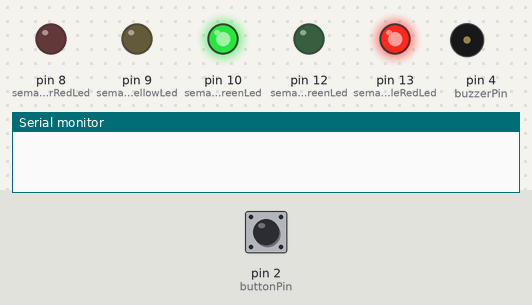
Bench run of a sketch on a simulated Arduino Uno, built with avr-gcc and run on an emulated ATmega328P. Parts: output pins drawn as LEDs (lit = HIGH), buzzer (waves = sounding), the last lines printed to the serial monitor. The test bench sets the inputs (shaded band); at power-on: pin 2 (buttonPin) HIGH.

Above: at 1.2 s.
1.3 s: pin 2 (buttonPin) pulled LOW for 0.15 s
At 10.6 s:
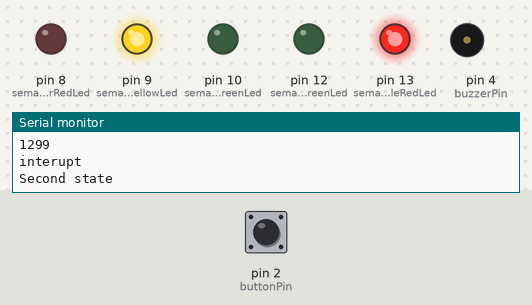
At 12.9 s:
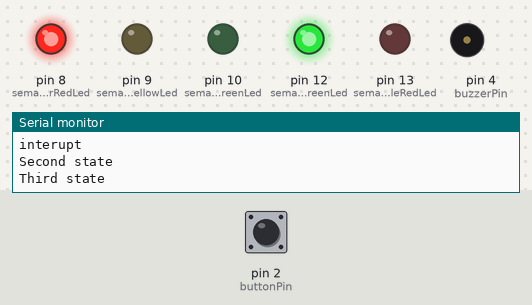
Timing chart, 0 to 13.8 s (numbered marks = the images above; inputs shaded):
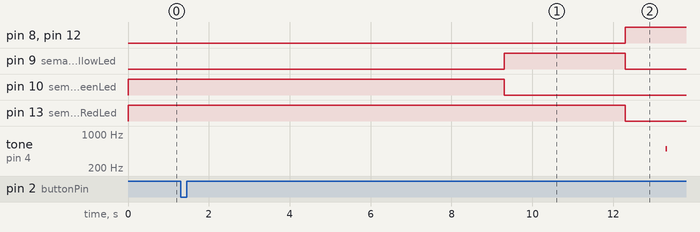

The sketch:

Homework2.ino
```cpp
const int buttonPin = 2;
byte buttonState = HIGH;
int buttonReading;

const int semaphoreCarRedLed = 8;
const int semaphoreCarYellowLed = 9;
const int semaphoreCarGreenLed = 10;
byte stateCarRedLed = LOW;
byte stateCarYellowLed = LOW;
byte stateCarGreenLed = LOW;

const int semaphorePeopleRedLed = 13;
const int semaphorePeopleGreenLed = 12;
byte statePeopleRedLed = LOW;
byte statePeopleGreenLed = LOW;

const int buzzerPin = 4;

unsigned long lastDebounceTime = 0;
unsigned long debounceDelay = 50;

int currentState = 0;
unsigned long timer = 0;
const unsigned long timeState1 = 8000;
const unsigned long timeState2 = 3000;
const unsigned long timeState3 = 8000;
const unsigned long timeState4 = 4000;

bool firstInState3 = true;
bool firstInState4 = true;

byte soundBeat = LOW;
unsigned long buzzingTime = 0;
const int buzzerInterval = 500;
const int buzzerFrequency = 500;
const int fastBuzzerFrequency = 1000;
const int buzzingDuration = 30;

byte blinkState = LOW;
unsigned long previousBlink = 0;
unsigned int blinkInterval = 125;

void changeLedStates(){
  digitalWrite(semaphoreCarRedLed, stateCarRedLed);
  digitalWrite(semaphoreCarYellowLed, stateCarYellowLed);
  digitalWrite(semaphoreCarGreenLed, stateCarGreenLed);

  digitalWrite(semaphorePeopleRedLed, statePeopleRedLed);
  digitalWrite(semaphorePeopleGreenLed, statePeopleGreenLed);
}
// State one
// green for cars
// red for people
// no sound
void firstState(){
  noTone(buzzerPin);
  statePeopleRedLed = HIGH;
  stateCarGreenLed = HIGH;

  stateCarRedLed = LOW;
  stateCarYellowLed = LOW;
  statePeopleGreenLed = LOW;
  changeLedStates();

}
// State two
// yelow for Cars
// red for People
// no sound
void secondState(){
  stateCarYellowLed = HIGH;
  stateCarGreenLed = LOW;
  changeLedStates();

}
// state three
// red for Cars
// green for People
// sound playing
void thirdState(){
  if(firstInState3 == true){
    buzzingTime = millis();
    soundBeat = LOW;
    firstInState3 = false;
  }
  stateCarYellowLed = LOW;
  stateCarRedLed = HIGH;
  statePeopleGreenLed = HIGH;
  statePeopleRedLed = LOW;
  changeLedStates();

  if(millis() - buzzingTime >= buzzerInterval){
  	buzzingTime = millis();
    soundBeat = !soundBeat;
    if(soundBeat == LOW)
      tone(buzzerPin, buzzerFrequency, buzzingDuration);
    else
     noTone(buzzerPin);
  }
}
// state four
// red for Cars
// blinking green for People
// sound at fastBuzzerFrequency hz
void fourthState(){
  if(firstInState4 == true)
  {
    previousBlink = millis();
    firstInState4 = false;
  }
  if(millis() - previousBlink >= blinkInterval){
  	previousBlink = millis();
    blinkState = !blinkState;
    tone(buzzerPin, fastBuzzerFrequency * blinkState, buzzingDuration);
  }
  digitalWrite(semaphorePeopleGreenLed, blinkState);
}

void setup() {
  pinMode(semaphoreCarRedLed, OUTPUT);
  pinMode(semaphoreCarYellowLed, OUTPUT);
  pinMode(semaphoreCarGreenLed, OUTPUT);

  pinMode(semaphorePeopleRedLed, OUTPUT);
  pinMode(semaphorePeopleGreenLed, OUTPUT);

  pinMode(buttonPin, INPUT_PULLUP);

  attachInterrupt(digitalPinToInterrupt(buttonPin), pressedButton, HIGH);
  Serial.begin(9600);
}

// function that triggers when the button is pressed
// the code also checks if the state was change >= debounceDelay seconds ago and currentState is 0
void pressedButton(){
  Serial.println("interupt");
  if(millis() - lastDebounceTime >= debounceDelay)
  {
    	buttonState = buttonReading;
    	if(currentState == 0){
    		timer = millis();
        Serial.println("Buton pushed ");
        Serial.println(timer);
        currentState = 1;
        lastDebounceTime = millis();
       }
    }
  }

void loop() {

  buttonReading = digitalRead(buttonPin);

  if(currentState == 1 && millis() - timer > timeState1){
  	currentState = 2;
    Serial.println("Second state");
    timer = millis();
  }
  else if(currentState == 2 && millis()- timer > timeState2){
  	currentState = 3;
   	Serial.println("Third state");
    timer = millis();
  }
  else if(currentState == 3 && millis() - timer > timeState3){
  	currentState = 4;
    Serial.println("Forth state");
    timer = millis();
  }
  else if(currentState == 4 && millis() - timer > timeState4){
  	currentState = 0;
    //restart the variables for the next round
    firstInState4 = true;
    firstInState3 = true;
    buttonState = HIGH;
    timer = millis();
    Serial.println("First state");
  }

  switch(currentState){
  	case 1:
    	firstState();
    	break;
    case 2:
    	secondState();
    	break;
    case 3:
    	thirdState();
    	break;
    case 4:
    	fourthState();
    	break;
    default:
      firstState();
      break;
  }

}
```

Measured:
- after the input at 1.3 s, pin 8 (semaphoreCarRedLed): LOW → HIGH after 11.0 s; pin 9 (semaphoreCarYellowLed): LOW → HIGH after 8.0 s, → LOW 3.0 s later
